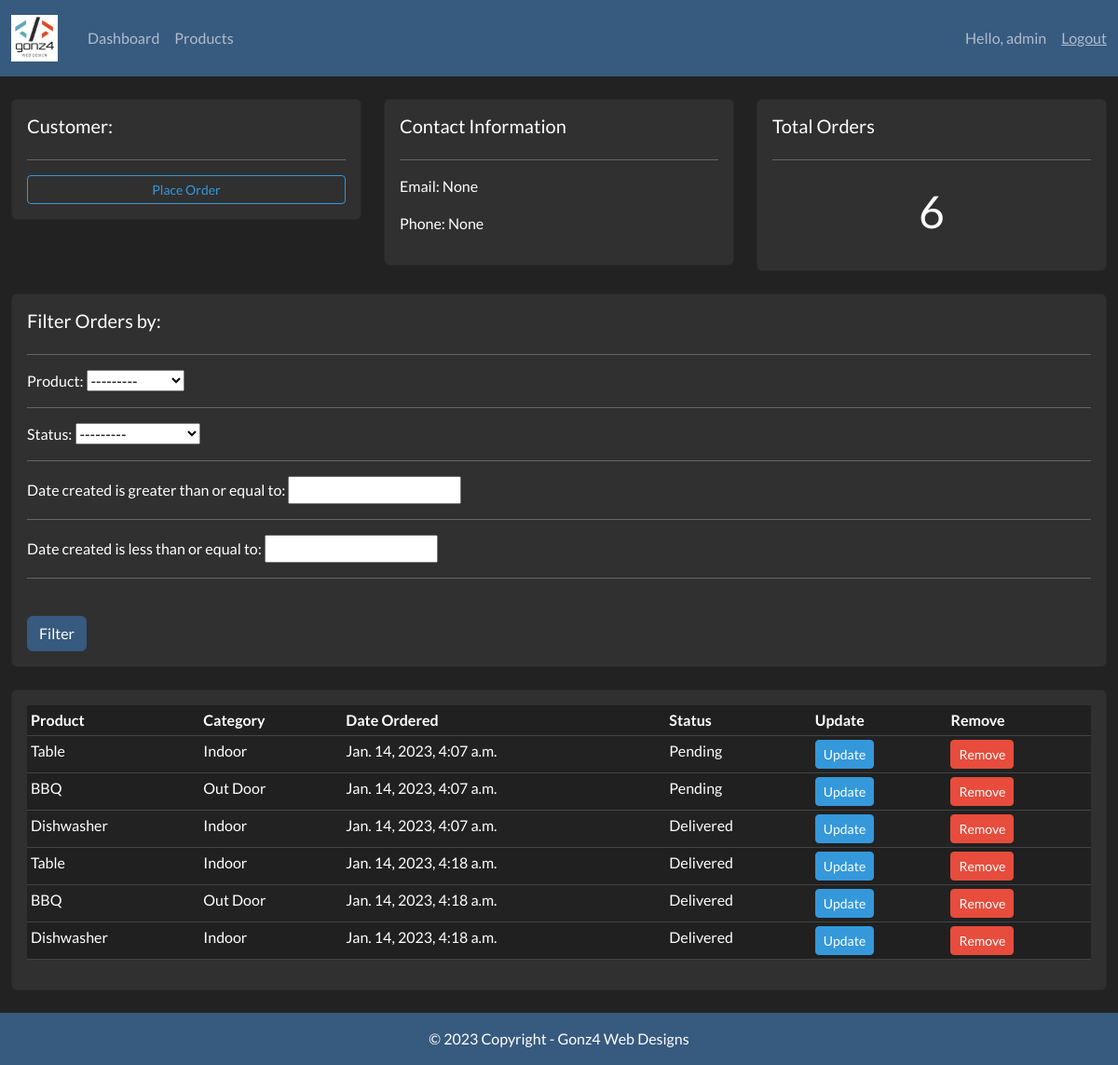
Page /customer/8/ (signed in) on the committed database.
### accounts/models.py (models this page shows, shortened)
class Customer(models.Model):
	user = models.OneToOneField(User, null=True, blank=True, on_delete=models.CASCADE)
	name = models.CharField(max_length=200, null=True)
	phone = models.CharField(max_length=200, null=True)
	email = models.CharField(max_length=200, null=True)
	profile_pic = models.ImageField(default="profile1.png", null=True, blank=True)
	date_created = models.DateTimeField(auto_now_add=True, null=True)

class Order(models.Model):
	STATUS = (
			('Pending', 'Pending'),
			('Out for delivery', 'Out for delivery'),
			('Delivered', 'Delivered'),
			)
	customer = models.ForeignKey(Customer, null=True, on_delete= models.SET_NULL)
	product = models.ForeignKey(Product, null=True, on_delete= models.SET_NULL)
	date_created = models.DateTimeField(auto_now_add=True, null=True)
	status = models.CharField(max_length=200, null=True, choices=STATUS)

class Product(models.Model):
	CATEGORY = (
			('Indoor', 'Indoor'),
			('Out Door', 'Out Door'),
			)
	name = models.CharField(max_length=200, null=True)
	price = models.FloatField(null=True)
	category = models.CharField(max_length=200, null=True, choices=CATEGORY)
	description = models.CharField(max_length=200, null=True, blank=True)
	date_created = models.DateTimeField(auto_now_add=True, null=True)
	tags = models.ManyToManyField(Tag)
	def __str__(self):
		return self.name

### accounts/decorators.py (the view)
		def wrapper_func(request, *args, **kwargs):
			group = None
			if request.user.groups.exists():
				group = request.user.groups.all()[0].name
			if group in allowed_roles:
				return view_func(request, *args, **kwargs)
			else:
				return HttpResponse('You are not authorized to view this page')

### accounts/views.py (called while the page is built)
@login_required(login_url='login')
@allowed_users(allowed_roles=['admin'])
def customer(request, primary_key):
    customer = Customer.objects.get(id=primary_key)
    orders = customer.order_set.all()
    order_count = orders.count()
    myFilter = OrderFilter(request.GET, queryset=orders)
    orders = myFilter.qs
    context = {'customer': customer, 'orders': orders, 'order_count': order_count,
               'myFilter': myFilter}
    return render(request, 'accounts/customer.html', context)

### accounts/templates/accounts/customer.html
{% extends 'accounts/main.html' %} {% block content %}
<br />
<div class="row">
  <div class="col-md">
    <div class="card card-body">
      <h5>Customer:</h5>
      <hr />
      <a
        class="btn btn-outline-info btn-sm btn-block"
        href="{% url 'create_order' customer.id %}"
        >Place Order</a
      >
    </div>
  </div>
  <div class="col-md">
    <div class="card card-body">
      <h5>Contact Information</h5>
      <hr />
      <p>Email: {{customer.email}}</p>
      <p>Phone: {{customer.phone}}</p>
    </div>
  </div>
  <div class="col-md">
    <div class="card card-body">
      <h5>Total Orders</h5>
      <hr />
      <h1 style="text-align: center; padding: 10px">{{order_count}}</h1>
    </div>
  </div>
</div>
<br />
<div class="row">
  <div class="col">
    <div class="card card-body">
      <h5>Filter Orders by:</h5>
      <hr />
      <form method="get">
        {% for field in myFilter.form %} {{field.label_tag}} {{field}}
        <hr />
        {% endfor %}
        <br />
        <button class="btn btn-primary" type="submit">Filter</button>
      </form>
    </div>
  </div>
</div>
<br />
<div class="row">
  <div class="col-md">
    <div class="card card-body">
      <div class="table-responsive">
        <table class="table table-sm table-striped">
          <tr>
            <th>Product</th>
            <th>Category</th>
            <th>Date Ordered</th>
            <th>Status</th>
            <th>Update</th>
            <th>Remove</th>
          </tr>
          {% for order in orders %}
          <tr>
            <td>{{order.product}}</td>
            <td>{{order.product.category}}</td>
            <td>{{order.date_created}}</td>
            <td>{{order.status}}</td>
            <td>
              <a
                class="btn btn-sm btn-info"
                href="{% url 'update_order' order.id %}"
                >Update</a
              >
            </td>
            <td>
              <a
                class="btn btn-sm btn-danger"
                href="{% url 'delete_order' order.id %}"
                >Remove</a
              >
            </td>
          </tr>
          {% endfor %}
        </table>
      </div>
    </div>
  </div>
</div>
{% endblock %}

### accounts/templates/accounts/navbar.html (shortened to what this page needs)
{% load static %}
<nav class="navbar navbar-dark bg-primary navbar-expand-lg">
  <div class="container-fluid">
    <img
      src="{% static 'images/logo.png' %}"
      class="img-fluid me-4"
      style="width: 50px"
      alt="Logo image"
    />
    <div class="collapse navbar-collapse" id="navbarNavAltMarkup">
      <ul class="navbar-nav me-auto mb-2 mb-lg-0">
        {% if request.user.is_staff %}
        <li class="nav-item">
          <a class="nav-link
          "
          aria-current="page" href="{% url 'home' %}"
          >Dashboard</a>
        </li>
        <li class="nav-item">
          <a class="nav-link
          "
          href="{% url 'products' %}">Products</a>
        </li>
        {% endif %}
      </ul>
      <span class="navbar-text me-3">
        Hello, {{request.user}}
      </span>
      <span><a class="navbar-text" href="{% url 'logout' %}">Logout</a></span>
  </div>
</nav>

### rows in the picture
Customer: email "None", phone "None"
Order: product "Table", product.category "Indoor", date_created "Jan. 14, 2023, 4:07 a.m.", status "Pending"
Order: product "BBQ", product.category "Out Door", date_created "Jan. 14, 2023, 4:07 a.m.", status "Pending"
Order: product "Dishwasher", product.category "Indoor", date_created "Jan. 14, 2023, 4:07 a.m.", status "Delivered"
Order: product "Table", product.category "Indoor", date_created "Jan. 14, 2023, 4:18 a.m.", status "Delivered"
Order: product "BBQ", product.category "Out Door", date_created "Jan. 14, 2023, 4:18 a.m.", status "Delivered"
Order: product "Dishwasher", product.category "Indoor", date_created "Jan. 14, 2023, 4:18 a.m.", status "Delivered"

### other values in the picture
{{ request.user }} "admin"
{{ order_count }} "6"
{{ field.label_tag }} "Product:" "Status:" "Date created is greater than or equal to:" "Date created is less than or equal to:"
